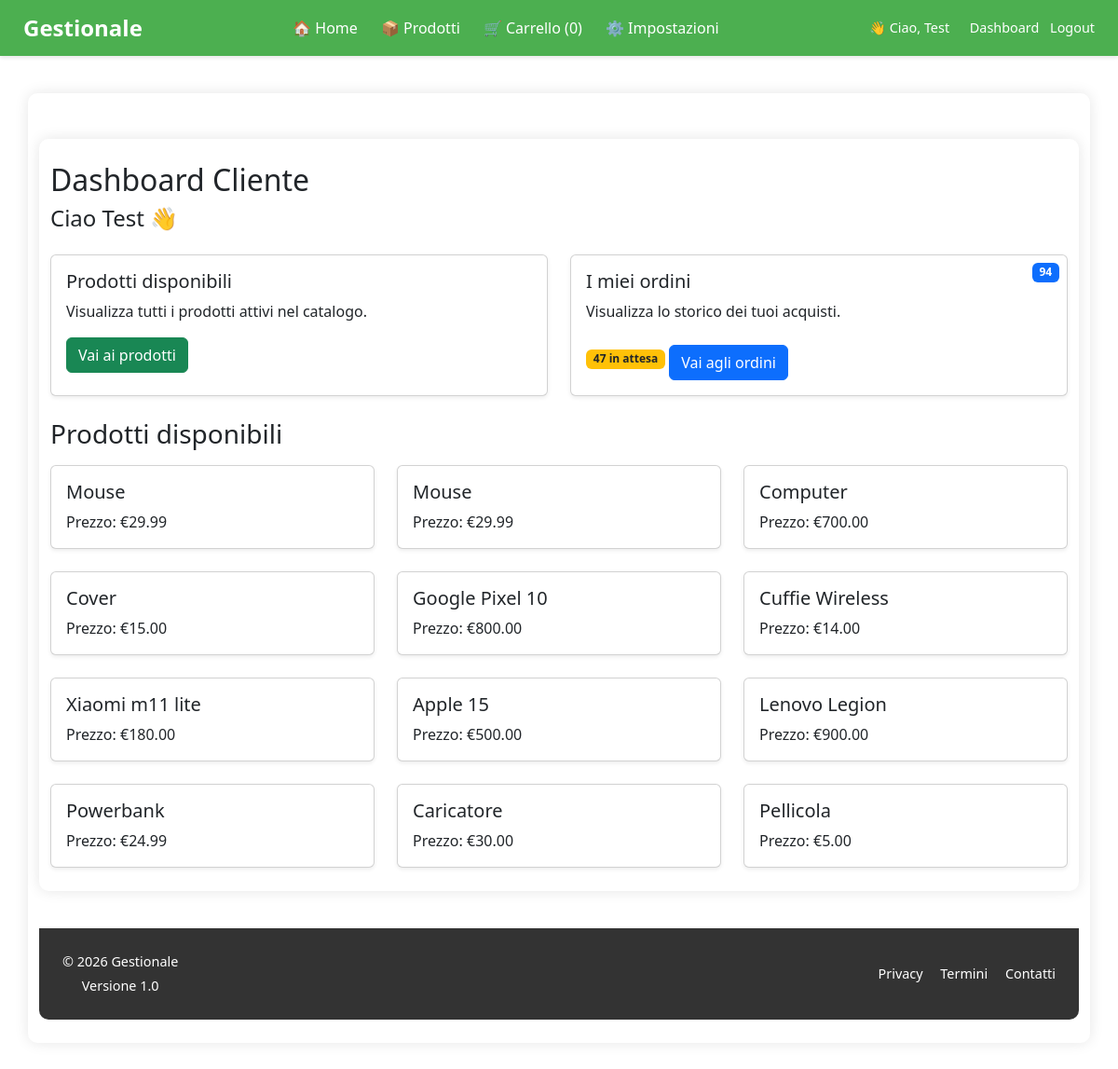
The page /dashboard_cliente (signed in) on the database its author committed.
### app/models.py (models this page shows, shortened)
class User(UserMixin, db.Model):
    id = db.Column(db.Integer, primary_key=True)
    username = db.Column(db.String(80), unique=True, nullable=False)
    email = db.Column(db.String(120), unique=True, nullable=False)
    password_hash = db.Column(db.String(200), nullable=False)
    ruolo = db.Column(db.String(20), nullable=False, default="CLIENTE")  # CLIENTE, FORNITORE, ADMIN
    company_name = db.Column(db.String(120))
    partita_iva = db.Column(db.String(20))
    indirizzo_azienda =db.Column(db.String(200))
    telefono_azienda = db.Column(db.String(20))
    ragione_sociale = db.Column(db.String(100))
    partita_iva = db.Column(db.String(20))
    telefono = db.Column(db.String(20))
    stripe_customer_id = db.Column(db.String(255), nullable=True)
    email_verificata = db.Column(db.Boolean, default=False)
    prodotti = db.relationship(
        'Prodotto',
        secondary=fornitore_prodotto,
        back_populates='fornitori'
    )

class Prodotto(db.Model):
    id = db.Column(db.Integer, primary_key=True)
    codice = db.Column(db.String(50), unique=True, nullable=False)
    nome = db.Column(db.String(200), nullable=False)
    descrizione = db.Column(db.Text)
    prezzo = db.Column(db.Numeric(10, 2), nullable=False)
    quantita = db.Column(db.Integer, default=0)
    attivo = db.Column(db.Boolean, default=True)
    categoria_id = db.Column(db.Integer, db.ForeignKey('categoria.id'), nullable=False)
    fornitori = db.relationship(
        'User',
        secondary=fornitore_prodotto,
        back_populates='prodotti'
    )

### app/routes.py (the view)
@main.route('/dashboard_cliente')
@login_required
@cliente_required
def dashboard_cliente():
    prodotti = Prodotto.query.filter_by(attivo=True).all()
    totale_ordini = Ordine.query.filter_by(cliente_id=current_user.id).count()
    pending_ordini = Ordine.query.filter_by(cliente_id=current_user.id, stato="PENDING").count()
    ultimi_pending = Ordine.query.filter_by(cliente_id=current_user.id, stato="PENDING") \
                                 .order_by(Ordine.data_ordine.desc()) \
                                 .limit(3).all()
    return render_template('dashboard/dashboard_cliente.html', prodotti=prodotti, totale_ordini=totale_ordini, pending_ordini=pending_ordini, ultimi_pending=ultimi_pending)

### app/templates/dashboard/dashboard_cliente.html (shortened to what this page needs)
{% extends 'layout/base.html' %}
{% block content %}
<div class="container mt-4">
    <h2 class="mb-2">Dashboard Cliente</h2>
    <h4 class="mb-4">Ciao {{ current_user.username }} 👋</h4>
    <div class="row row-cols-1 row-cols-md-2 g-4 mb-4">
        <div class="col">
            <div class="card h-100 shadow-sm">
                <div class="card-body">
                    <h5 class="card-title">Prodotti disponibili</h5>
                    <p class="card-text">Visualizza tutti i prodotti attivi nel catalogo.</p>
                    <a href="{{ url_for('main.prodotti') }}" class="btn btn-success">Vai ai prodotti</a>
                </div>
            </div>
        </div>
        <div class="col">
            <div class="card h-100 shadow-sm position-relative">
                <span class="badge bg-primary position-absolute top-0 end-0 m-2">
                    {{ totale_ordini }}
                </span>
                <div class="card-body">
                    <h5 class="card-title">I miei ordini</h5>
                    <p class="card-text">Visualizza lo storico dei tuoi acquisti.</p>
                    {% if pending_ordini > 0 %}
                        <span class="badge bg-warning text-dark mb-2">
                            {{ pending_ordini }} in attesa
                        </span>
                    {% endif %}
                    <a href="{{ url_for('main.i_miei_ordini') }}" class="btn btn-primary mt-2">
                        Vai agli ordini
                    </a>
                </div>
            </div>
        </div>
    </div>
    <h3 class="mb-3">Prodotti disponibili</h3>
    <div class="row row-cols-1 row-cols-sm-2 row-cols-md-3 g-4">
        {% for prodotto in prodotti %}
            <div class="col">
                <a href="{{ url_for('main.dettaglio_prodotto', id=prodotto.id) }}" class="text-decoration-none text-dark">
                    <div class="card h-100 shadow-sm hover-card">
                        <div class="card-body">
                            <h5 class="card-title">{{ prodotto.nome }}</h5>
                            <p class="card-text">Prezzo: €{{ prodotto.prezzo }}</p>
                        </div>
                    </div>
                </a>
            </div>
        {% else %}
            <div class="col">
                <p class="text-muted">Nessun prodotto disponibile</p>
            </div>
        {% endfor %}
    </div>
</div>
{% endblock %}

### app/templates/layout/base.html (shortened to what this page needs)
<!DOCTYPE html>
<html lang="it">
<head>
    <link rel="stylesheet" href="{{ url_for('static', filename='style.css') }}">
    <link href="https://cdn.jsdelivr.net/npm/bootstrap@5.2.3/dist/css/bootstrap.min.css" rel="stylesheet">
</head>
<body>
    <nav class="navbar-desktop">
        <div class="navbar-container">
            <a href="{{ url_for('main.home') }}" class="nav-logo">Gestionale</a>
            <ul class="nav-links">
                <li><a href="{{ url_for('main.home') }}">🏠 Home</a></li>
                <li><a href="{{ url_for('main.prodotti') }}">📦 Prodotti</a></li>
                {% if current_user.is_authenticated and current_user.ruolo == 'CLIENTE' %}
                <li>
                    <a href="{{ url_for('main.cart_view') }}">
                        🛒 Carrello
                        ({{ session.get('cart')|length if session.get('cart') else 0 }})
                    </a>
                </li>
                {% endif %}
                <li><a href="#">⚙️ Impostazioni</a></li>
            </ul>
            <div class="nav-auth">
                {% if current_user.is_authenticated %}
                    <span class="me-2">👋 Ciao, {{ current_user.username }}</span>
                    {% if current_user.ruolo == 'ADMIN' %}
                        <a href="{{ url_for('main.dashboard_admin') }}">Dashboard</a>
                    {% elif current_user.ruolo == 'FORNITORE' %}
                        <a href="{{ url_for('main.dashboard_fornitore') }}">Dashboard</a>
                    {% elif current_user.ruolo == 'CLIENTE' %}
                        <a href="{{ url_for('main.dashboard_cliente') }}">Dashboard</a>
                    {% endif %}
                    <a href="{{ url_for('auth.logout') }}" class="ms-2">Logout</a>
                {% else %}
                    <a href="{{ url_for('auth.login') }}">Accedi</a> |
                    <a href="{{ url_for('auth.register') }}">Registrati</a>
                {% endif %}
            </div>
        </div>
    </nav>
    <div class="container">
        <main>
            {% block content %}{% endblock %}
        </main>
        <footer class="footer">
            <div class="footer-container">
                <div class="footer-left">
                    <p>© 2026 Gestionale</p>
                    <p>Versione 1.0</p>
                </div>
                <div class="footer-right">
                    <a href="#">Privacy</a>
                    <a href="#">Termini</a>
                    <a href="#">Contatti</a>
                </div>
            </div>
        </footer>
    </div>
</body>
</html>

### app/static/style.css (style rules this page uses)
body { font-family: Arial, sans-serif; margin: 0; background-color: #f4f4f4; }
.container { max-width: 900px; margin: 40px auto; background: white; padding: 25px; border-radius: 10px; box-shadow: 0 0 15px rgba(0,0,0,0.1); }
header, footer { background-color: #333; color: white; text-align: center; }
.footer { background-color: #333; color: white; padding: 20px 25px; margin-top: 40px; border-radius: 0 0 10px 10px; font-size: 0.9rem; }
.footer-container { display: flex; justify-content: space-between; align-items: center; flex-wrap: wrap; }
.footer-left p { margin: 5px 0; }
.footer-right a { color: white; text-decoration: none; margin-left: 15px; font-weight: 500; }
.badge { padding: 4px 8px; border-radius: 4px; font-size: 0.8rem; color: white; }
.navbar-desktop { background-color: #4CAF50; padding: 12px 25px; color: white; box-shadow: 0 2px 4px rgba(0,0,0,0.1); position: sticky; top: 0; z-index: 1000; }
.navbar-container { display: flex; justify-content: space-between; align-items: center; }
.nav-logo { font-size: 1.5rem; font-weight: bold; color: white; text-decoration: none; }
.nav-links { list-style: none; display: flex; gap: 25px; margin: 0; padding: 0; }
.nav-links li a { color: white; text-decoration: none; font-weight: 500; font-size: 1rem; }
.nav-auth { font-size: 0.9rem; }
.nav-auth a { color: white; text-decoration: none; margin-left: 10px; }
.btn { background-color: #007bff; color: white; padding: 10px 20px; border: none; border-radius: 4px; cursor: pointer; }
.btn-primary { background-color: #007bff; color: white; padding: 8px 15px; border-radius: 5px; text-decoration: none; }
.badge { padding: 3px 8px; border-radius: 4px; font-size: 12px; color: white; }
.btn { padding: 10px 18px; font-size: 16px; border: none; border-radius: 4px; cursor: pointer; text-decoration: none; display: inline-block; background-color: green; }
.btn-success { background-color: #28a745; color: white; }
.hover-card { transition: all 0.2s ease-in-out; }

### rows shown on the page
User: username "Test"
Prodotto: nome "Mouse", prezzo "29.99"
Prodotto: nome "Mouse", prezzo "29.99"
Prodotto: nome "Computer", prezzo "700.00"
Prodotto: nome "Cover", prezzo "15.00"
Prodotto: nome "Google Pixel 10", prezzo "800.00"
Prodotto: nome "Cuffie Wireless", prezzo "14.00"
Prodotto: nome "Xiaomi m11 lite", prezzo "180.00"
Prodotto: nome "Apple 15", prezzo "500.00"
Prodotto: nome "Lenovo Legion", prezzo "900.00"
Prodotto: nome "Powerbank", prezzo "24.99"
Prodotto: nome "Caricatore", prezzo "30.00"
Prodotto: nome "Pellicola", prezzo "5.00"

### other values the page prints
{{ session.get('cart')|length if session.get('cart') else 0 }} "0"
{{ totale_ordini }} "94"
{{ pending_ordini }} "47"
